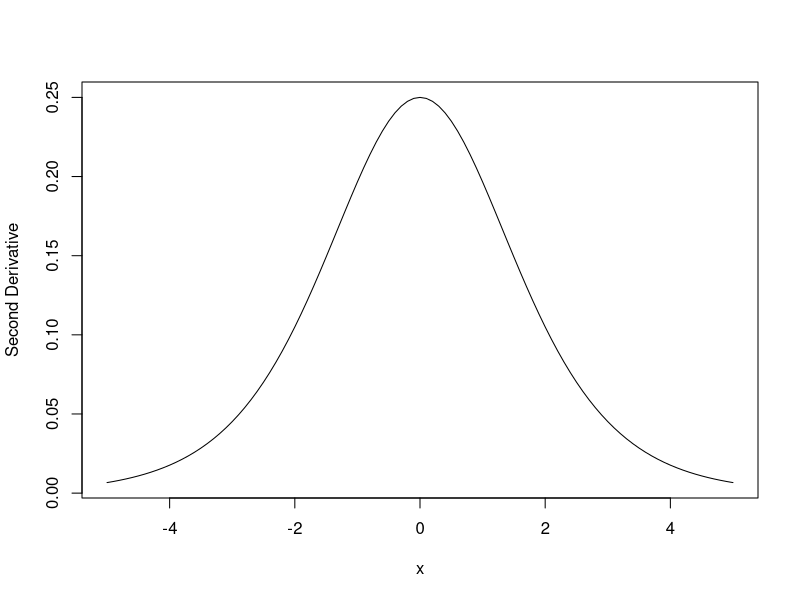
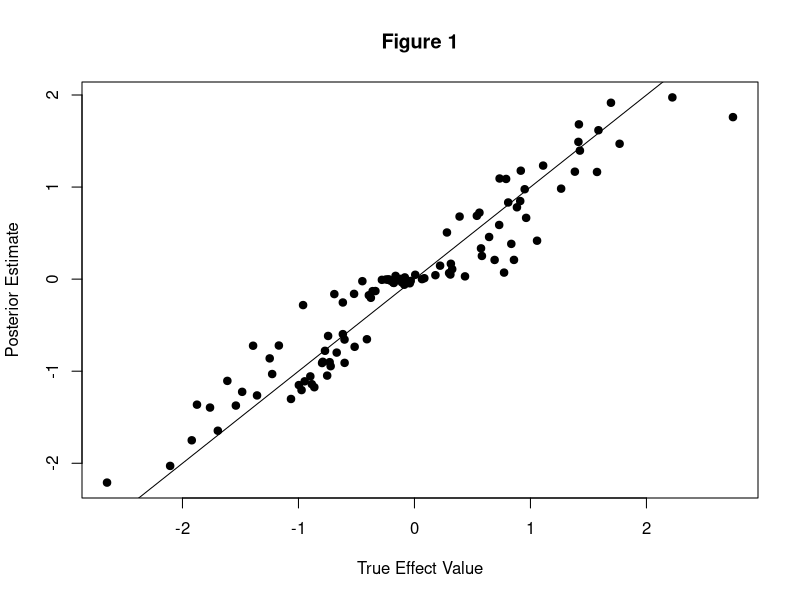
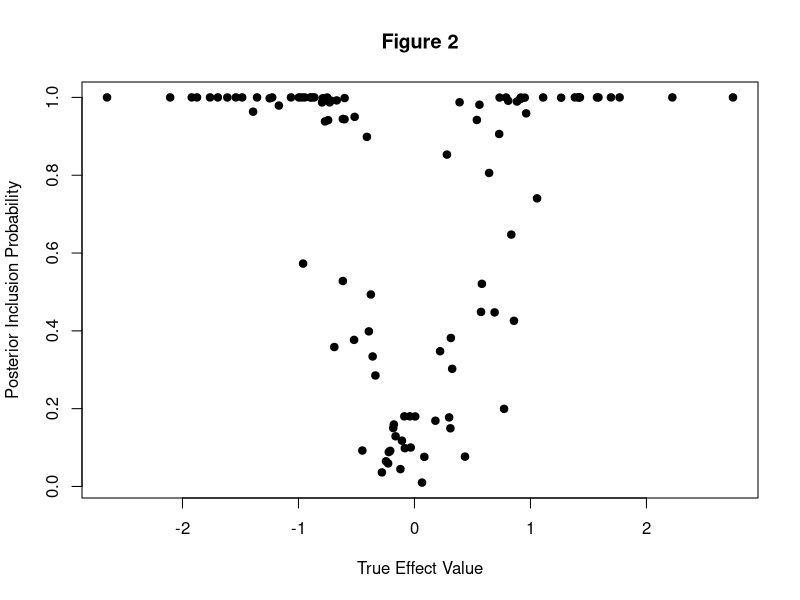
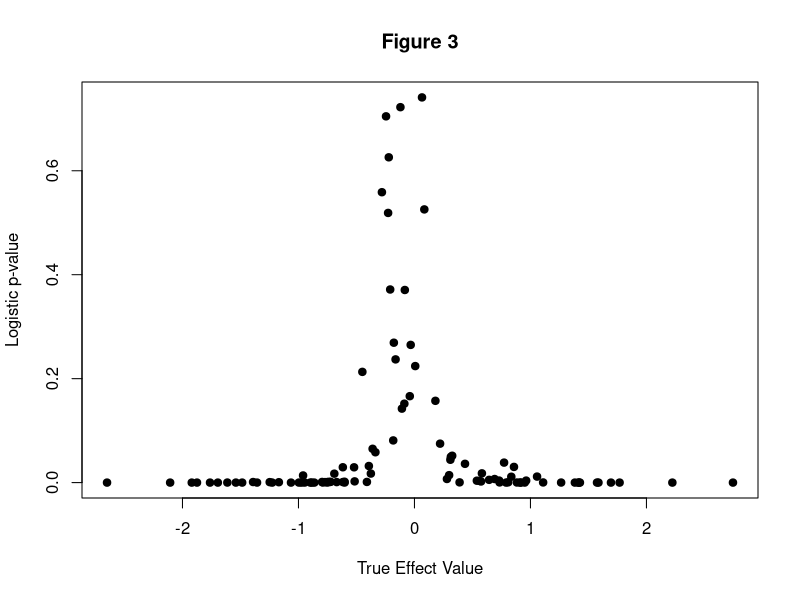
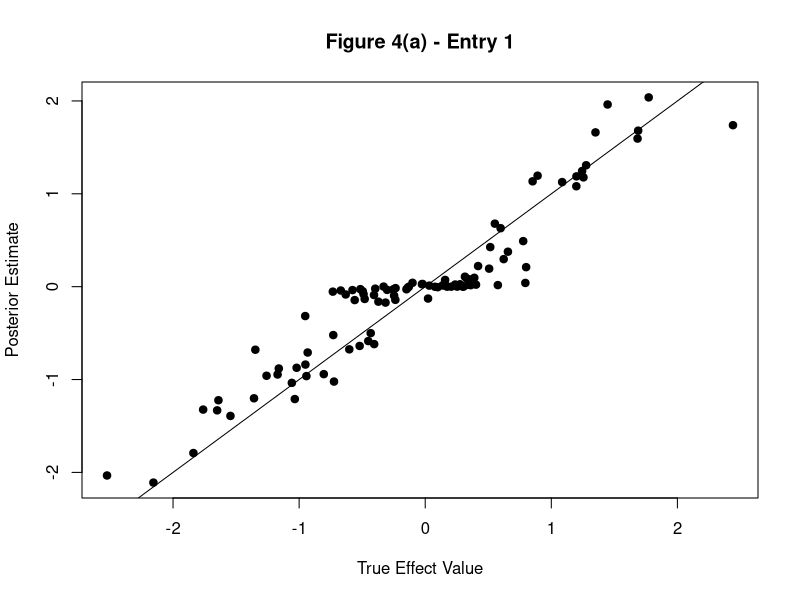
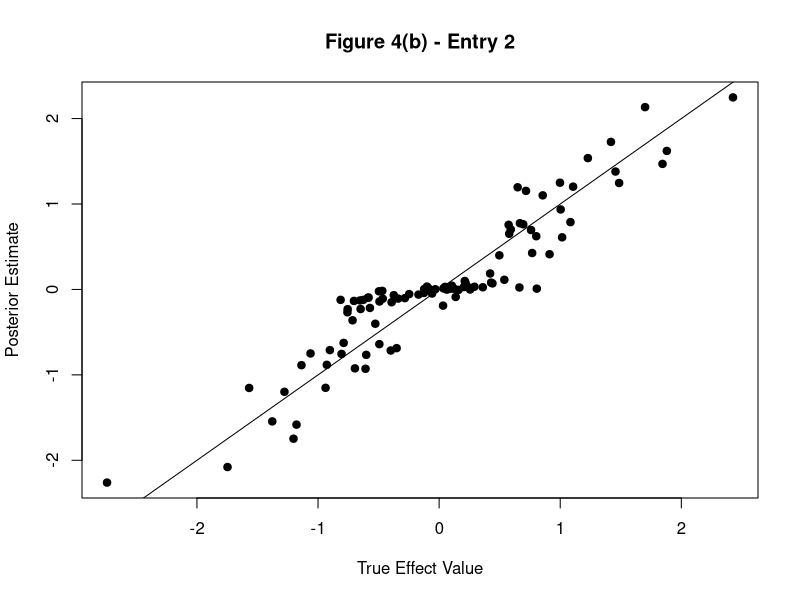
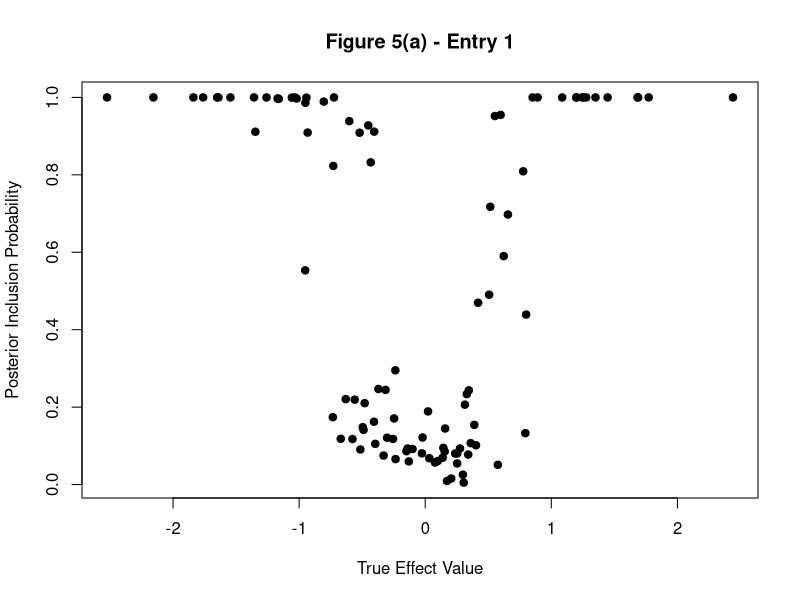
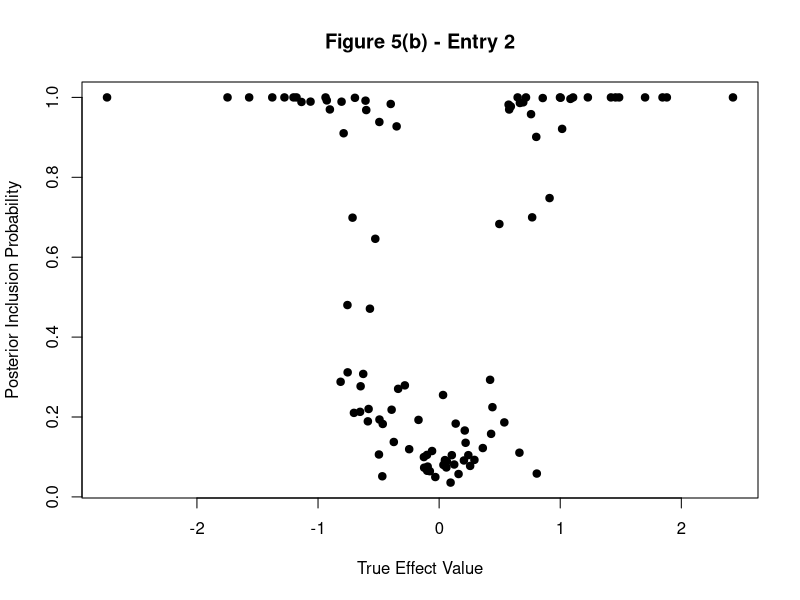

Here is the R script that generated these plots, in order: (Note: this script raises an error after producing the figures.)
## ---- chunk 1
knitr::opts_chunk$set(echo = T, error = T, warning = T, message = F, fig.align = 'center')
## ---- chunk 2
curve(exp(x) / ((1 + exp(x))^2), -5, 5, xlab = "x", ylab = "Second Derivative")
## ---- chunk 3
### NOTE: This is basic code, and I did not attempt to mirror the level of numerical sophistication in the susie functions
### If this idea is worth pursuing further, then this code can be improved

calc_Q = function(X, Sigma2, Mu, Alpha) {
  # X is data matrix
  # Sigma2[j, l] is the posterior variance for b_l when entry j is selected, p x L
  # Mu[j, l] is the posterior mean for b_l when entry j is selected, p x L
  # Alpha[j, l] is the posterior probability selecting entry j from b_l, p x L
  
  ASU2 = Alpha * (Sigma2 + Mu^2) # [j, l] = alpha[j, l] * (Sigma2[j, l] + Mu[j, l]^2)
  
  Q = rowSums(X^2 %*% ASU2) # start w/ sum_l E_(ql)[(x_i' b_l)^2]
  
  # now add 2 sum_l sum_{k>l} (x_i' b_l_post)(x_i' b_k_post)
  b_post_mat = Mu * Alpha # each column is posterior mean for b_l, p x L
  X_b_post = X %*% b_post_mat # [i, l] = x_i' b_l_post
  for (i in 1:nrow(X)) {
    xb_i = as.numeric(X_b_post[i, ])
    xb_outer = xb_i %o% xb_i # outer-product, [j, k] = (x_i'b_j_post)(x_i' b_k_post)
    diag(xb_outer) = 0 # remove diagonal, where j = k
    Q[i] = Q[i] + sum(xb_outer)
  }
  
  return(Q)
  
}

g = function(x) { # ilogit function
  exp(x) / (1 + exp(x))
}


update_xi = function(X, Sigma2, Mu, Alpha) {
  # X is data matrix
  # Sigma2[j, l] is the posterior variance for b_l when entry j is selected, p x L
  # Mu[j, l] is the posterior mean for b_l when entry j is selected, p x L
  # Alpha[j, l] is the posterior probability selecting entry j from b_l, p x L
  
  Q = calc_Q(X, Sigma2, Mu, Alpha)
  
  xi = sqrt(Q)
  
  return(xi)
  
}

update_b_l = function(X, Y, xi, prior_weights, V, Sigma2, Mu, Alpha, l) {
  # X is data matrix
  # Y is binary response
  # xi is lower-bound approximation parameters
  # prior_weights is prior probabilities for selecting j (p-vector)
  # V is prior variance
  # Sigma2[j, l] is the posterior variance for b_l when entry j is selected, p x L
  # Mu[j, l] is the posterior mean for b_l when entry j is selected, p x L
  # Alpha[j, l] is the posterior probability selecting entry j from b_l, p x L
  # l is index to update
  
  b_post_mat = Mu * Alpha # each column is posterior mean for b_l, p x L
  b_post_not_l = rowSums(as.matrix(b_post_mat[, -l], nrow = nrow(Mu))) # posterior, sum_(k != l) b_k_post
  g_xi = g(xi) # vector of g(xi_i), pre-compute once
  
  
  for (j in 1:ncol(X)) {
    common_denom = (1 / V) + sum(as.numeric(X[, j]^2) * (g_xi - .5) / xi) # appears many times, compute once
    
    # update Alpha[j, l]
    num = sum(X[, j] * (Y - .5 -  ((1 / xi) * (g_xi - .5) * (X %*% b_post_not_l)))) # numerator in exp
    denom = 2*common_denom # denominator in exp
    Alpha[j, l] = log(prior_weights[j]) + (num^2 / denom) + (1/2)*log(1 / common_denom) # on log-scale, for stability
    
    # update Mu[j, l]
    Mu[j, l] = num / common_denom
    
    # update Sigma[j, l]
    Sigma2[j, l] = 1 / common_denom
  }
  Alpha[, l] = exp(Alpha[, l] - max(Alpha[, l])) # remove max for stability, everything still proportional
  Alpha[, l] = Alpha[, l] / sum(Alpha[, l]) # normalize, sum to 1
  
  return(list(Sigma2 = Sigma2, Mu = Mu, Alpha = Alpha))
  
}


update_all = function(X, Y, xi, prior_weights, V, Sigma2, Mu, Alpha) {
  # X is data matrix
  # Y is binary response
  # xi is lower-bound approximation parameters
  # prior_weights is prior probabilities for selecting j (p-vector)
  # V is prior variance
  # Sigma2[j, l] is the posterior variance for b_l when entry j is selected, p x L
  # Mu[j, l] is the posterior mean for b_l when entry j is selected, p x L
  # Alpha[j, l] is the posterior probability selecting entry j from b_l, p x L
  
  # first, iterate over l = 1:L
  for (l in 1:ncol(Mu)) {
    res_l = update_b_l(X, Y, xi, prior_weights, V, Sigma2, Mu, Alpha, l)
    Sigma2 = res_l$Sigma2
    Mu = res_l$Mu
    Alpha = res_l$Alpha
  }
  
  # now, update xi
  xi = update_xi(X, Sigma2, Mu, Alpha)
  
  return(list(Sigma2 = Sigma2, Mu = Mu, Alpha = Alpha, xi = xi))
  
}

init_all = function(n, p, L) {
  xi = runif(n)
  
}


susie_logistic_VB = function(Y, X, L = 10, V = 1, prior_weights = NULL, tol = 1e-3, maxit = 1000) {
  p = ncol(X)
  n = nrow(X)
  
  if (is.null(prior_weights)) {
    prior_weights = rep(1 / p, p)
  }
  
  # place to store posterior info for each l = 1, ..., L
  # initialize: could think of something better
  Alpha = matrix(prior_weights, nrow = p, ncol = L)
  Mu = matrix(0, nrow = p, ncol = L)
  Sigma2 = matrix(V, nrow = p, ncol = L)
  xi = update_xi(X, Sigma2, Mu, Alpha)
  post_info = list(Sigma2 = Sigma2, Mu = Mu, Alpha = Alpha, xi = xi)
  
  beta_post_init = matrix(Inf, nrow = p, ncol = L) # initialize
  #beta_post_init2 = beta_post_init
  beta_post = post_info$Alpha * post_info$Mu
  
  
  iter = 0
  #while((norm(beta_post - beta_post_init, "1") > tol) & (norm(beta_post - beta_post_init2, "1") > tol)) { # repeat until posterior means
  while(norm(beta_post - beta_post_init, "1") > tol) { # repeat until posterior means
    #beta_post_init2 = beta_post_init # store from 2 iterations ago
    beta_post_init = beta_post
    
    post_info = update_all(X, Y, post_info$xi, prior_weights, V, post_info$Sigma2, post_info$Mu, post_info$Alpha)
    
    beta_post = post_info$Alpha * post_info$Mu
    
    iter = iter + 1
    if (iter > maxit) {
      stop("Maximum number of iterations reached")
    }
  }
  
  # change output format to match the GLM version's output
  res = list(post_alpha = post_info$Alpha, post_mu = post_info$Mu, post_sigma = post_info$Sigma, xi = post_info$xi)
  
  return(res)
  
}
## ---- chunk 4
susie_logistic = function(Y, X, L = 10, V = 1, prior_weights = NULL, tol = 1e-3, maxit = 1000, intercept = TRUE) {
  
  p = ncol(X)
  n = nrow(X)
  
  # place to store posterior info for each l = 1, ..., L
  post_alpha = matrix(NA, nrow = p, ncol = L)
  post_mu = matrix(NA, nrow = p, ncol = L)
  post_sigma = matrix(NA, nrow = p, ncol = L)
  post_info = list(post_alpha = post_alpha, post_mu = post_mu, post_sigma = post_sigma)

  beta_post_init = matrix(Inf, nrow = p, ncol = L) # initialize
  beta_post_init2 = beta_post_init
  beta_post = matrix(0, nrow = p, ncol = L)
  
  fixed = rep(0, n) # fixed portion, estimated from l' != l other SER models
  
  iter = 0
  while((norm(beta_post - beta_post_init, "1") > tol) & (norm(beta_post - beta_post_init2, "1") > tol)) { # repeat until posterior means converge (ELBO not calculated here, so use this convergence criterion instead)
    beta_post_init2 = beta_post_init # store from 2 iterations ago
    beta_post_init = beta_post
      
    for (l in 1:L) {
      
      # below is old (inefficient) calculation of the fixed portion
      #fixed = rowSums(X %*% beta_post[, -l]) + int.coef # fixed portion from previous estimates (add intercept portion as well)
      fixed = fixed - (X %*% beta_post[, l]) # remove effect from previous iteration
      
      SER_logistric_l = single_effect_regression_logistic(Y, X, V, prior_weights, FALSE, fixed, intercept)
      # store
      post_info$post_alpha[, l] = SER_logistric_l$alpha
      post_info$post_mu[, l] = SER_logistric_l$mu
      post_info$post_sigma[, l] = SER_logistric_l$mu2 - SER_logistric_l$mu^2
      
      # update beta_post
      beta_post[, l] = SER_logistric_l$alpha * SER_logistric_l$mu
      
      fixed = fixed + (X %*% beta_post[, l]) # add back new fixed portion
      
    }
    
    iter = iter + 1
    if (iter > maxit) {
        stop("Maximum number of iterations reached")
    }
    
  }
  
  # now, get intercept w/ MLE, holding our final estimate of beta to be fixed
  beta = rowSums(post_info$post_alpha * post_info$post_mu)
  int = coef(glm(Y ~ 1 + offset(X %*% beta), family = "binomial"))
  post_info$intercept = int
  
  return(post_info)
  
}


# SER_logistic function
single_effect_regression_logistic = function(Y, X, V, prior_weights = NULL, optimize_V = FALSE, fixed = NULL, intercept = TRUE) {
  p = ncol(X)
  
  betahat = numeric(p)
  shat2 = numeric(p)
  
  if (is.null(fixed)) { # fixed is components from previous SER fits
    fixed = rep(0, length(Y))
  }
  
  # NOTE: could parallelize loop below if desired
  for (j in 1:p) { # logistic regression on each column of X separately
    if (intercept) {
      log.fit = glm(Y ~ X[, j] + 1 + offset(fixed), family = "binomial") # fit w/ intercept
    } else {
      log.fit = glm(Y ~ X[, j] - 1 + offset(fixed), family = "binomial") # fit w/out intercept
    }
    log.fit.coef = summary(log.fit)$coefficients
    # NOTE: coerces "intercept" to be 0 or 1 to grab relevant row of glm coefficient output
    betahat[j] = ifelse(is.na(log.fit.coef[1 + intercept, 1]), 0, log.fit.coef[1 + intercept, 1]) # beta-hat MLE (if na, just set to 0)
    shat2[j] = ifelse(is.na(log.fit.coef[1 + intercept, 2]), Inf, log.fit.coef[1 + intercept, 2]^2) # (std errof beta-hat MLE)^2 (if na, just set to Inf)
  }
  
  if (is.null(prior_weights)) {
    prior_weights = rep(1 / p, p)
  }
  
  if(optimize_V) {
    stop("Optimizing for prior variance not yet implemented for logistic case")
    #if(loglik.grad(0, betahat, shat2, prior_weights) < 0) {
    #  V = 0
    #} else {
    ##V.o = optim(par=log(V),fn=negloglik.logscale,gr = negloglik.grad.logscale,betahat=betahat,shat2=shat2,prior_weights=prior_weights,method="BFGS")
    ##if(V.o$convergence!=0){
    ##  warning("optimization over prior variance failed to converge")
    ##}
    #  V.u = uniroot(negloglik.grad.logscale, c(-10, 10), extendInt = "upX", betahat = betahat, shat2 = shat2, prior_weights = prior_weights)
    #  V = exp(V.u$root)
    #}
  }
  
  lbf = dnorm(betahat, 0, sqrt(V + shat2), log = TRUE) - dnorm(betahat, 0, sqrt(shat2), log = TRUE)
  #log(bf) on each SNP
  
  lbf[is.infinite(shat2)] = 0 # deal with special case of infinite shat2 (eg happens if X does not vary)
  
  maxlbf = max(lbf)
  w = exp(lbf - maxlbf) # w is proportional to BF, but subtract max for numerical stability
  # posterior prob on each SNP
  w_weighted = w * prior_weights
  weighted_sum_w = sum(w_weighted)
  alpha = w_weighted / weighted_sum_w
  post_var = 1 / ((1 / shat2) + (1 / V)) # posterior variance
  post_mean = (1 / shat2) * post_var * betahat # posterior mean
  post_mean2 = post_var + post_mean^2 # posterior second moment
  # BF for single effect model
  lbf_model = maxlbf + log(weighted_sum_w)
  # NOTE: Need to double check below
  loglik = lbf_model + log(1/2)*length(Y) # loglik of 0/1 response Y under p = .5
  return(list(alpha = alpha, mu = post_mean, mu2 = post_mean2, lbf = lbf, lbf_model = lbf_model, V = V, loglik = loglik))
}
## ---- chunk 5
set.seed(1138)

n = 100
p = 10
L = 1
V = 1
beta_true = rep(0, p)

B = 100
b_1s = numeric(B)
susie.fits.easy = list() # logistic SuSiE fits
logistic.fits.easy = list() # logistic regression fits
for (i in 1:B) {
  beta_true[1] = rnorm(1, 0, sqrt(V))
  b_1s[i] = beta_true[1]
  # make independent N(0, 1) covariates
  X = matrix(rnorm(n * p), nrow = n)
  # make response
  Y = rbinom(n, 1, exp(X %*% beta_true) / (1 + exp(X %*% beta_true)))
  susie.fits.easy[[i]] = susie_logistic_VB(Y, X, L, V)
  logistic.fits.easy[[i]] = glm(Y ~ X, family = "binomial")
}
## ---- chunk 6
plot(sapply(susie.fits.easy, function(x) x$post_alpha[1] * x$post_mu[1]) ~ b_1s, xlab = "True Effect Value", ylab = "Posterior Estimate", main = "Figure 1", pch = 19)
abline(0, 1)

plot(sapply(susie.fits.easy, function(x) x$post_alpha[1]) ~ b_1s, xlab = "True Effect Value", ylab = "Posterior Inclusion Probability", main = "Figure 2", pch = 19)
## ---- chunk 7
plot(sapply(logistic.fits.easy, function(x) summary(x)$coefficients[2, 4]) ~ b_1s, xlab = "True Effect Value", ylab = "Logistic p-value", main = "Figure 3", pch = 19)
## ---- chunk 8
set.seed(1138)

n = 100
p = 10
L = 2
V = 1
beta_true = rep(0, p)

B = 100
b_1s = numeric(B)
b_2s = numeric(B)
susie.fits.easy2 = list() # logistic SuSiE fits
logistic.fits.easy2 = list() # logistic regression fits
for (i in 1:B) {
  beta_true[1] = rnorm(1, 0, sqrt(V))
  beta_true[2] = rnorm(1, 0, sqrt(V))
  b_1s[i] = beta_true[1]
  b_2s[i] = beta_true[2]
  # make independent N(0, 1) covariates
  X = matrix(rnorm(n * p), nrow = n)
  # make response
  Y = rbinom(n, 1, exp(X %*% beta_true) / (1 + exp(X %*% beta_true)))
  susie.fits.easy2[[i]] = susie_logistic_VB(Y, X, L, V, maxit = 1000)
  logistic.fits.easy2[[i]] = glm(Y ~ X, family = "binomial")
}
## ---- chunk 9
#est_b1_max = sapply(susie.fits.easy2, function(x) x$post_alpha[1, which.max(x$post_alpha[1, ]) ]* x$post_mu[1, which.max(x$post_alpha[1, ])])

#est_b2_max = sapply(susie.fits.easy2, function(x) x$post_alpha[2, which.max(x$post_alpha[2, ]) ]* x$post_mu[2, which.max(x$post_alpha[2, ])])

est_alpha1_max = sapply(susie.fits.easy2, function(x) max(x$post_alpha[1, ]))

est_alpha2_max = sapply(susie.fits.easy2, function(x) max(x$post_alpha[2, ]))

est_b = sapply(susie.fits.easy2, function(x) rowSums(x$post_alpha * x$post_mu))

plot(est_b[1, ] ~ b_1s, xlab = "True Effect Value", ylab = "Posterior Estimate", main = "Figure 4(a) - Entry 1", pch = 19)
abline(0, 1)

plot(est_b[2, ] ~ b_2s, xlab = "True Effect Value", ylab = "Posterior Estimate", main = "Figure 4(b) - Entry 2", pch = 19)
abline(0, 1)

plot(est_alpha1_max ~ b_1s, xlab = "True Effect Value", ylab = "Posterior Inclusion Probability", main = "Figure 5(a) - Entry 1", pch = 19)

plot(est_alpha2_max ~ b_2s, xlab = "True Effect Value", ylab = "Posterior Inclusion Probability", main = "Figure 5(b) - Entry 2", pch = 19)
## ---- chunk 10
plot(sapply(logistic.fits.easy2, function(x) summary(x)$coefficients[2, 4]) ~ b_1s, xlab = "True Effect Value", ylab = "Logistic p-value", main = "Figure 6(a) - Entry 1", pch = 19)

plot(sapply(logistic.fits.easy2, function(x) summary(x)$coefficients[3, 4]) ~ b_2s, xlab = "True Effect Value", ylab = "Logistic p-value", main = "Figure 6(b) - Entry 2", pch = 19)
## ---- chunk 11
### TEST susie_logistic_VB
set.seed(1138)

n = 100
p = 10
L = 3
pi = rep(1 / p, p) # prior weights
V = 5 # prior variance

beta_true = rep(0, p)
for (l in 1:L) {
  b_l = rnorm(1, 0, sqrt(V))
  gamma_l = rmultinom(1, 1, pi)
  beta_l = b_l * gamma_l
  beta_true = beta_true + beta_l
}

# simulate data, induce correlations
X = matrix(rnorm(n*p, 0, 1), nrow = n, ncol = p)
X[, 2] = X[, 3]
X[, 7] = X[, 6]

# make response
Y = rbinom(n, 1, exp(X %*% beta_true) / (1 + exp(X %*% beta_true)))

susie.logistic.fit = susie_logistic_VB(Y, X, L, V)
## ---- chunk 12
plot(beta_true, ylab = "True Value", main = "Figure 11", pch = 19)
## ---- chunk 13
b_1_post = susie.logistic.fit$post_mu[, 1] * susie.logistic.fit$post_alpha[, 1]
b_2_post = susie.logistic.fit$post_mu[, 2] * susie.logistic.fit$post_alpha[, 2]
b_3_post = susie.logistic.fit$post_mu[, 3] * susie.logistic.fit$post_alpha[, 3]

plot(b_1_post, ylab = "Posterior Mean Value", main = "Figure 12(a)", pch = 19)
plot(b_2_post, ylab = "Posterior Mean Value", main = "Figure 12(b)", pch = 19)
plot(b_3_post, ylab = "Posterior Mean Value", main = "Figure 12(c)", pch = 19)
## ---- chunk 14
plot(susie.logistic.fit$post_alpha[, 1], ylab = "Posterior Inclusion Probability", main = "Figure 13(a)", pch = 19)
plot(susie.logistic.fit$post_alpha[, 2], ylab = "Posterior Inclusion Probability", main = "Figure 13(b)", pch = 19)
plot(susie.logistic.fit$post_alpha[, 3], ylab = "Posterior Inclusion Probability", main = "Figure 13(c)", pch = 19)
## ---- chunk 15
set.seed(1138)

n = 1000
p = 100
L = 10
pi = rep(1 / p, p) # prior weights
V = 5 # prior variance

beta_true = rep(0, p)
for (l in 1:L) {
  b_l = rnorm(1, 0, sqrt(V))
  gamma_l = rmultinom(1, 1, pi)
  beta_l = b_l * gamma_l
  beta_true = beta_true + beta_l
}

# simulate data, induce correlations
X = matrix(rnorm(n*p, 0, 1), nrow = n, ncol = p)
X[, 2] = X[, 1]
X[, 88] = X[, 87]
X[, 89] = runif(n, -1, -.7) * X[, 87]

# make response
Y = rbinom(n, 1, exp(X %*% beta_true) / (1 + exp(X %*% beta_true)))

susie.logistic.fit = susie_logistic_VB(Y, X, L, V)
## ---- chunk 16
plot(beta_true[beta_true == 0] ~ which(beta_true == 0), xlim = c(0, 101), ylim = range(beta_true) + c(-.1, .1), xlab = "Index", ylab = "True Value", main = "Figure 14", pch = 19)
text(which(beta_true != 0), beta_true[beta_true != 0], labels = which(beta_true != 0))
## ---- chunk 17
par(mfrow = c(5, 2))
for (l in 1:L) {
  b_l_post = susie.logistic.fit$post_mu[, l] * susie.logistic.fit$post_alpha[, l]
  plot(b_l_post[abs(b_l_post) < .01] ~ which(abs(b_l_post) < .01), xlim = c(0, 101), ylim = range(b_l_post) + c(-.1, .1), xlab = "Index", ylab = "Posterior Mean Value", main = paste("Figure 15(", letters[l], ")", sep = ""), pch = 19)
  text(which(abs(b_l_post) >= .01), b_l_post[abs(b_l_post) >= .01], labels = which(abs(b_l_post) >= .01))
}
par(mfrow = c(1, 1))
## ---- chunk 18
par(mfrow = c(5, 2))
for (l in 1:L) {
  alpha_l = susie.logistic.fit$post_alpha[, l]
  plot(alpha_l[alpha_l < .01] ~ which(alpha_l < .01), xlim = c(0, 101), ylim = c(0, 1), xlab = "Index", ylab = "Posterior Inclusion Probability", main = paste("Figure 16(", letters[l], ")", sep = ""), pch = 19)
  text(which(alpha_l >= .01), alpha_l[alpha_l >= .01], labels = which(alpha_l >= .01))
}
par(mfrow = c(1, 1))
## ---- chunk 19
set.seed(1138)

n = 1000
p = 10
L = 1
beta_true = rep(0, p)
beta_true[1:3] = c(1, -.75, .5)
V = 1

X = matrix(rnorm(n * p), nrow = n)
# make response
Y = rbinom(n, 1, exp(X %*% beta_true) / (1 + exp(X %*% beta_true)))

fit.susie.log3 = susie_logistic_VB(Y, X, L = 3, V, maxit = 1000)
fit.susie.log5 = susie_logistic_VB(Y, X, L = 5, V, maxit = 1000)
fit.susie.log10 = susie_logistic_VB(Y, X, L = 10, V, maxit = 1000)

par(mfcol = c(3, 2))
matplot(fit.susie.log3$post_alpha, xlab = "Index", ylab = "Posterior Inclusion Probability", main = "L = 3")
matplot(fit.susie.log5$post_alpha, xlab = "Index", ylab = "Posterior Inclusion Probability", main = "L = 5")
matplot(fit.susie.log10$post_alpha, xlab = "Index", ylab = "Posterior Inclusion Probability", main = "L = 10")

plot(rowSums(fit.susie.log3$post_alpha * fit.susie.log3$post_mu), xlab = "Index", ylab = "Posterior Mean", main = "L = 3", pch = 19)
plot(rowSums(fit.susie.log5$post_alpha * fit.susie.log5$post_mu), xlab = "Index", ylab = "Posterior Mean", main = "L = 5", pch = 19)
plot(rowSums(fit.susie.log10$post_alpha * fit.susie.log10$post_mu), xlab = "Index", ylab = "Posterior Mean", main = "L = 10", pch = 19)
par(mfcol = c(1, 1))
## ---- chunk 20
set.seed(1138)

n = 100
p = 10
L = 1
V = 1
beta_true = rep(0, p)

B = 100
b_1s = numeric(B)
susie.fits.easy = list() # GLM logistic SuSiE fits
susie.fits.easy.VB = list() # VB logistic SuSiE fits
for (i in 1:B) {
  beta_true[1] = rnorm(1, 0, sqrt(V))
  b_1s[i] = beta_true[1]
  # make independent N(0, 1) covariates
  X = matrix(rnorm(n * p), nrow = n)
  # make response
  Y = rbinom(n, 1, exp(X %*% beta_true) / (1 + exp(X %*% beta_true)))
  susie.fits.easy[[i]] = susie_logistic(Y, X, L, V, intercept = F) # fit without intercept to compare directly w/ VB method
  susie.fits.easy.VB[[i]] = susie_logistic_VB(Y, X, L, V)
}

par(mfrow = c(2, 2))
plot(sapply(susie.fits.easy, function(x) x$post_alpha[1] * x$post_mu[1]) ~ b_1s, xlab = "True Effect Value", ylab = "Posterior Estimate", main = "GLM SuSiE Coefficient Estimates: n = 100", pch = 19)
abline(0, 1)

plot(sapply(susie.fits.easy, function(x) x$post_alpha[1]) ~ b_1s, xlab = "True Effect Value", ylab = "Posterior Inclusion Probability", main = "GLM SuSiE PIP Estimates: n = 100", pch = 19, ylim = c(0, 1))

plot(sapply(susie.fits.easy.VB, function(x) x$post_alpha[1] * x$post_mu[1]) ~ b_1s, xlab = "True Effect Value", ylab = "Posterior Estimate", main = "VB SuSiE Coefficient Estimates: n = 100", pch = 19)
abline(0, 1)

plot(sapply(susie.fits.easy.VB, function(x) x$post_alpha[1]) ~ b_1s, xlab = "True Effect Value", ylab = "Posterior Inclusion Probability", main = "VB SuSiE PIP Estimates: n = 100", pch = 19, ylim = c(0, 1))
par(mfrow = c(1, 1))
## ---- chunk 21
set.seed(1138)

n = 50
p = 10
L = 1
V = 1
beta_true = rep(0, p)

B = 100
b_1s = numeric(B)
susie.fits.easy = list() # GLM logistic SuSiE fits
susie.fits.easy.VB = list() # VB logistic SuSiE fits
for (i in 1:B) {
  beta_true[1] = rnorm(1, 0, sqrt(V))
  b_1s[i] = beta_true[1]
  # make independent N(0, 1) covariates
  X = matrix(rnorm(n * p), nrow = n)
  # make response
  Y = rbinom(n, 1, exp(X %*% beta_true) / (1 + exp(X %*% beta_true)))
  susie.fits.easy[[i]] = susie_logistic(Y, X, L, V, intercept = F) # fit without intercept to compare directly w/ VB method
  susie.fits.easy.VB[[i]] = susie_logistic_VB(Y, X, L, V)
}

par(mfrow = c(2, 2))
plot(sapply(susie.fits.easy, function(x) x$post_alpha[1] * x$post_mu[1]) ~ b_1s, xlab = "True Effect Value", ylab = "Posterior Estimate", main = "GLM SuSiE Coefficient Estimates: n = 50", pch = 19)
abline(0, 1)

plot(sapply(susie.fits.easy, function(x) x$post_alpha[1]) ~ b_1s, xlab = "True Effect Value", ylab = "Posterior Inclusion Probability", main = "GLM SuSiE PIP Estimates: n = 50", pch = 19, ylim = c(0, 1))

plot(sapply(susie.fits.easy.VB, function(x) x$post_alpha[1] * x$post_mu[1]) ~ b_1s, xlab = "True Effect Value", ylab = "Posterior Estimate", main = "VB SuSiE Coefficient Estimates: n = 50", pch = 19)
abline(0, 1)

plot(sapply(susie.fits.easy.VB, function(x) x$post_alpha[1]) ~ b_1s, xlab = "True Effect Value", ylab = "Posterior Inclusion Probability", main = "VB SuSiE PIP Estimates: n = 50", pch = 19, ylim = c(0, 1))
par(mfrow = c(1, 1))
## ---- chunk 22
set.seed(1138)
n = 100
p = 10
V = 1
L = 4

Sigma = diag(.05, nrow = 10)
Sigma[1:3, 1:3] = Sigma[1:3, 1:3] + matrix(.95, nrow = 3, ncol = 3) # 1, 2, 3 correlated 
Sigma[4:5, 4:5] = Sigma[4:5, 4:5] + matrix(.95, nrow = 2, ncol = 2) # 4, 5 correlated
Sigma[6:8, 6:8] = Sigma[6:8, 6:8] + diag(.95, nrow = 3)
Sigma[9:10, 9:10] = Sigma[9:10, 9:10] + matrix(.95, nrow = 2, ncol = 2) # 9, 10 correlated

X = MASS::mvrnorm(n, rep(0, p), Sigma)
beta_true = rep(0, p)
beta_true[c(1, 4, 6, 7)] = rnorm(4, 0, sqrt(V))
Y = rbinom(n, 1, exp(X %*% beta_true) / (1 + exp(X %*% beta_true)))

ptm = proc.time()
susie.fit.glm = susie_logistic(Y, X, L, V, intercept = F)
ptm.glm = proc.time() - ptm
ptm = proc.time()
susie.fit.vb = susie_logistic_VB(Y, X, L, V)
ptm.vb =proc.time() - ptm

plot(beta_true[beta_true == 0] ~ which(beta_true == 0), xlim = c(0, 11), ylim = range(beta_true) + c(-.1, .1), xlab = "Index", ylab = "True Value", main = "True Effects", pch = 19)
text(which(beta_true != 0), beta_true[beta_true != 0], labels = which(beta_true != 0))


par(mfrow = c(2, 2))
for (l in 1:L) {
  b_l_post = susie.fit.glm$post_mu[, l] * susie.fit.glm$post_alpha[, l]
  plot(b_l_post[abs(b_l_post) < .01] ~ which(abs(b_l_post) < .01), xlim = c(0, 11), ylim = range(b_l_post) + c(-.1, .1), xlab = "Index", ylab = "Posterior Mean Value", main = paste("GLM SuSiE Posterior Mean No. ", l, sep = ""), pch = 19)
  text(which(abs(b_l_post) >= .01), b_l_post[abs(b_l_post) >= .01], labels = which(abs(b_l_post) >= .01))
}
par(mfrow = c(1, 1))

par(mfrow = c(2, 2))
for (l in 1:L) {
  b_l_post = susie.fit.vb$post_mu[, l] * susie.fit.vb$post_alpha[, l]
  plot(b_l_post[abs(b_l_post) < .01] ~ which(abs(b_l_post) < .01), xlim = c(0, 11), ylim = range(b_l_post) + c(-.1, .1), xlab = "Index", ylab = "Posterior Mean Value", main = paste("VB SuSiE Posterior Mean No. ", l, sep = ""), pch = 19)
  text(which(abs(b_l_post) >= .01), b_l_post[abs(b_l_post) >= .01], labels = which(abs(b_l_post) >= .01))
}
par(mfrow = c(1, 1))
